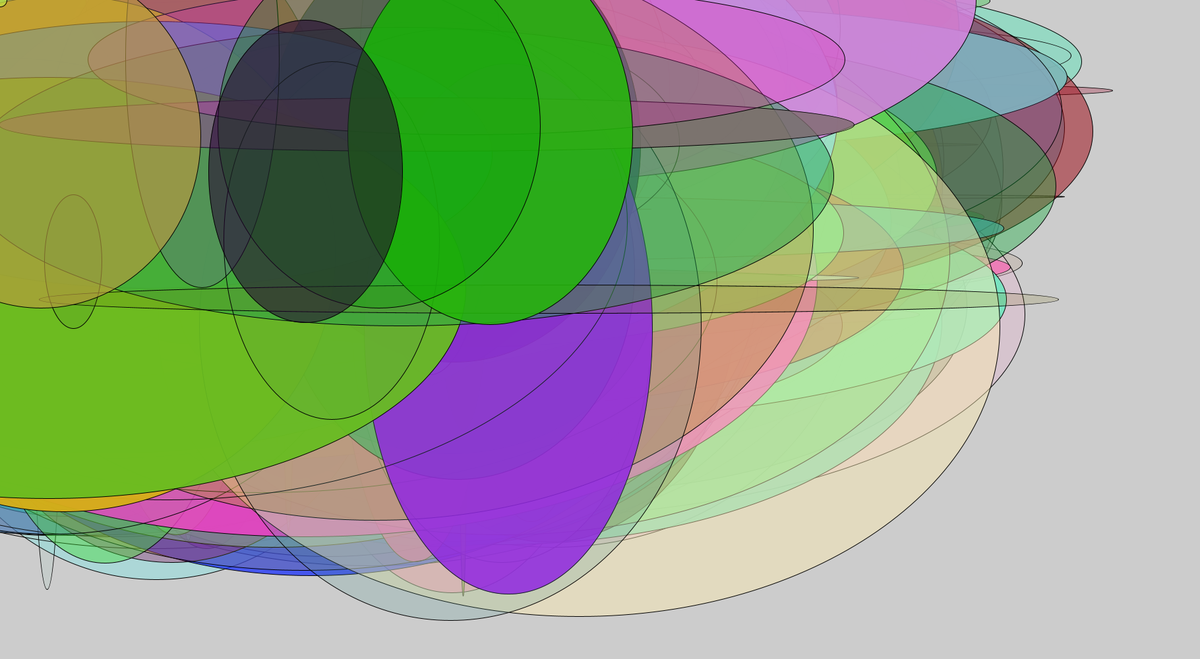
Frame 1 (no input)
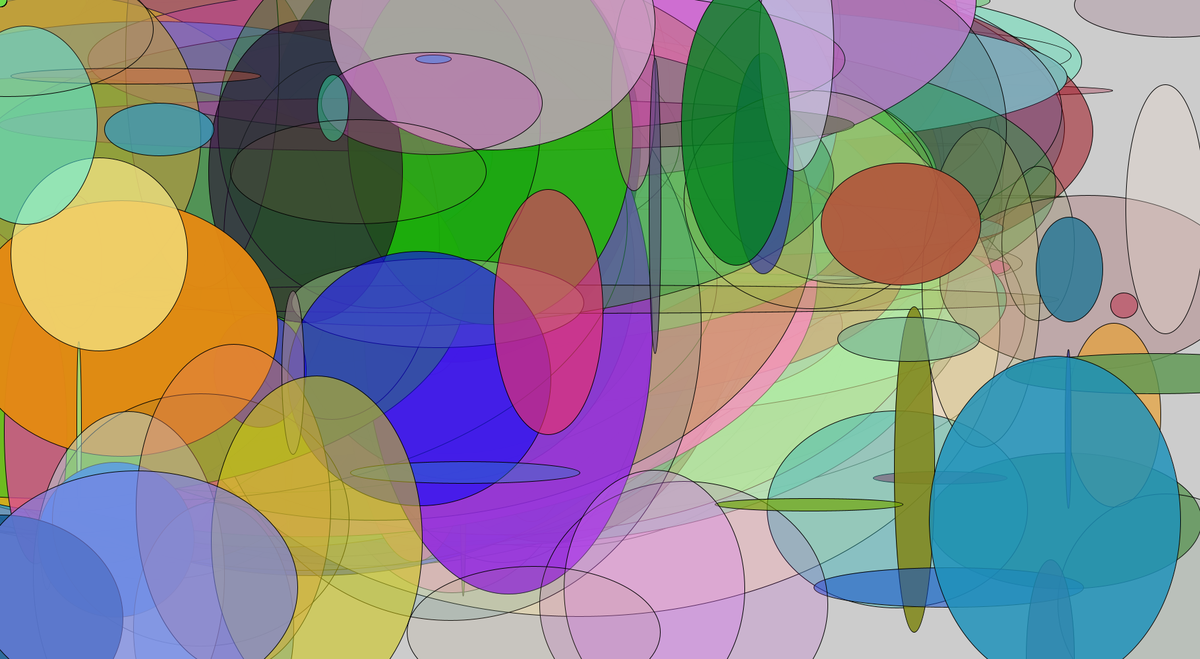
Frame 60 (the mouse pressed at the canvas centre just before this capture)
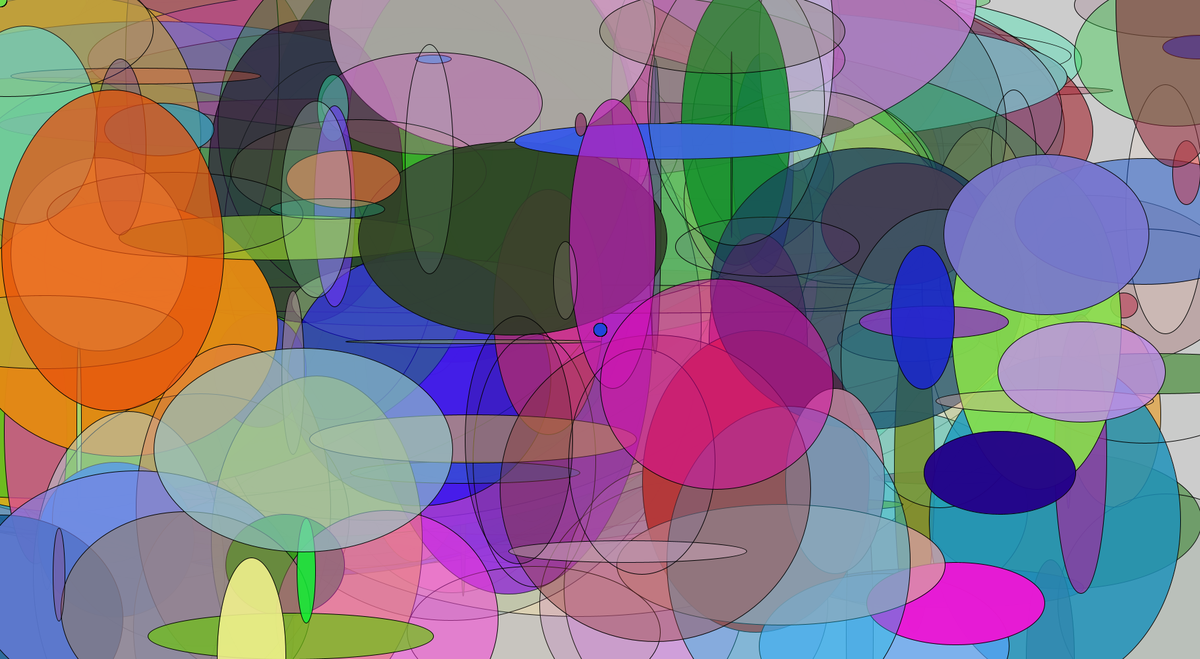
Frame 120 (the mouse held since frame 60 and released just before this capture)

The Processing sketch that drew these frames (run headless with seeded random() and noise(); from frame 60 on, the mouse is pressed at the canvas centre):

// Processing sketch: processing_154197
// ── processing_154197.pde

void setup()
{
  size(1820, 1000); //window size
  ellipse(50, 50, 100, 100);


  //size(600,600);
  //ellipse(300,300,600,600);
  for (int i=0; i<500; i++) {
    ellipse(random(0, 910), random(0, 500), random(0, 1600), random(0, 900)); //ellipse(center x coord, center y coord, x axis size, y axis size)
    fill(random(0, 255), random(0, 255), random(0, 255),random(0, 255));
  }
}
void draw()
{
  fill(random(255),random(255),random(255),random(255));
  ellipse(random(1820), random(1000),random(500), random(500));
  
  
  fill(random(0, 255), random(0, 255), random(0, 255),random(0, 255));
  ellipse(mouseX, mouseY, 20, 20);
}
